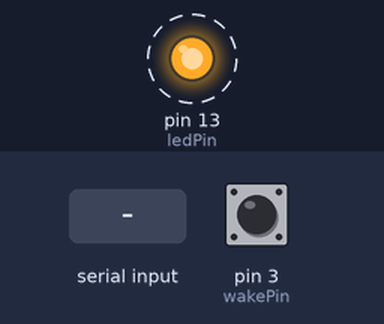
This sketch was run on a simulated Arduino Uno, built with avr-gcc and run on an emulated ATmega328P. Shown: output pins drawn as LEDs (lit = HIGH). Dashed ring = blinking. The inputs (shaded band) are chosen by the test bench; at power-on: pin 3 (wakePin) HIGH. Sleep ends after the set time or at an interrupt; what the sketch prints to the serial monitor is not drawn.

Above: at 1.2 s.
1.3 s: "s" received over Serial
Timing chart, 0 to 10.3 s (numbered marks = the images above; inputs shaded):
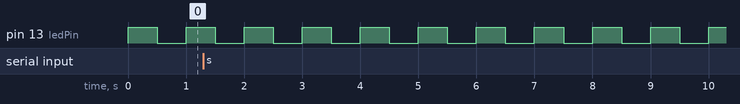

The sketch:

Arduino_DeepSleep_myCode.ino
```cpp
/*Links :- 1)https://playground.arduino.cc/Learning/ArduinoSleepCode/
  2) https://github.com/RalphBacon/Arduino-Deep-Sleep
*/
#include <avr/sleep.h>
#define wakePin 3
#define ledPin 13
char c;
void setup() {
  Serial.begin(9600);
  pinMode(wakePin, INPUT_PULLUP);
  pinMode(ledPin, OUTPUT);
  attachInterrupt(1, WakeUP, FALLING);
  /* Set the type of sleep mode we want. Can be one of (in order of power saving):
    SLEEP_MODE_IDLE (Timer 0 will wake up every millisecond to keep millis running)
    SLEEP_MODE_ADC
    SLEEP_MODE_PWR_SAVE (TIMER 2 keeps running)
    SLEEP_MODE_EXT_STANDBY
    SLEEP_MODE_STANDBY (Oscillator keeps running, makes for faster wake-up)
    SLEEP_MODE_PWR_DOWN (Deep sleep)
  */
  set_sleep_mode (SLEEP_MODE_PWR_DOWN);
  sleep_enable(); //Enable sleep mode
}

void WakeUP()
{
  //sleep_disable();  //Disable sleep mode
  /*If "sleep_disable" is written here so the sleep_cpu will not
  work. if nothing will be written. then it can agian going to deep sleep mode.
  */
}

void loop() {
  while (Serial.available())
  {
    c = Serial.read();
    if (c == 's')
    {
      Serial.println("Going to Sleep now");
      sleep_cpu();
    }
  }
  digitalWrite(ledPin, HIGH);
  delay(500);
  digitalWrite(ledPin, LOW);
  delay(500);
}
```

Measured:
- by itself, pin 13 (ledPin): alternates HIGH for 0.50 s and LOW for 0.50 s
